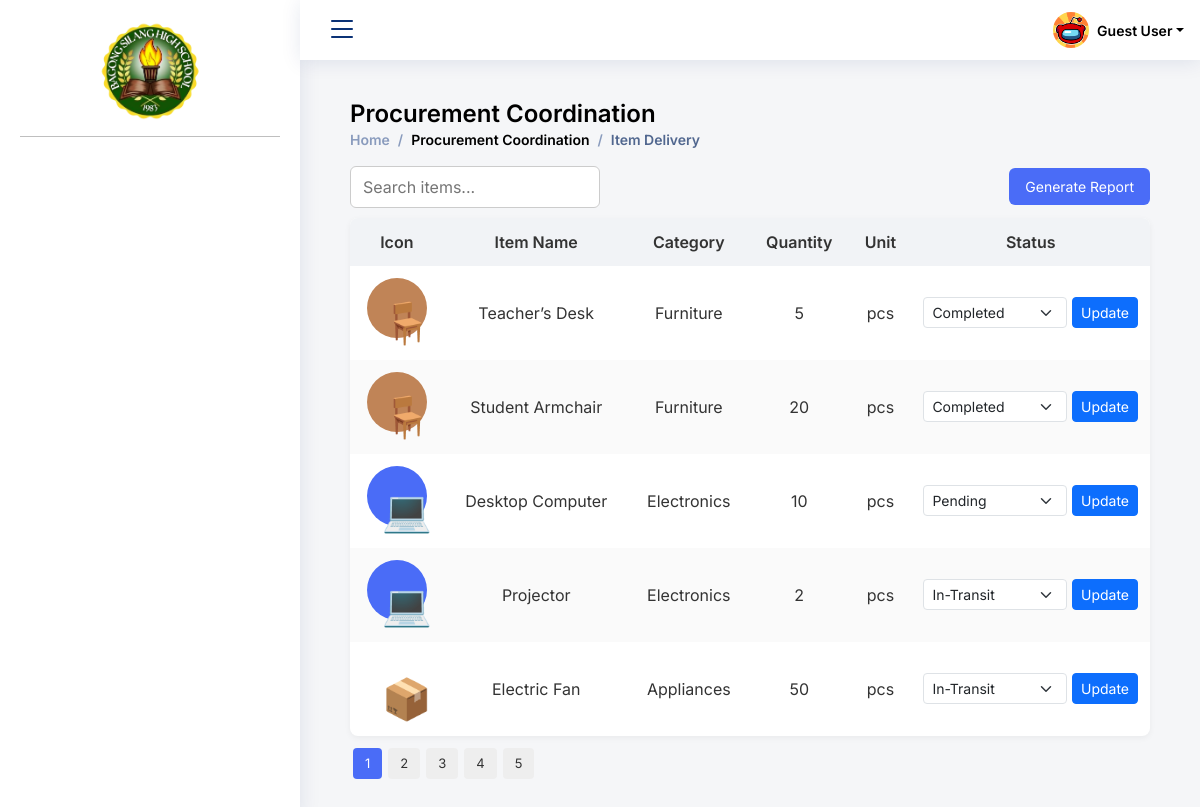
/User_Admin/Procurement/procurement.php, run on the app's committed database.
### tables this page shows
CREATE TABLE `bcp_sms4_procurement` (
  `procurement_id` int(11) NOT NULL,
  `item_id` int(11) NOT NULL,
  `quantity` int(11) NOT NULL,
  `request_date` date NOT NULL,
  `requested_by` varchar(100) NOT NULL,
  `approved_by` varchar(100) DEFAULT NULL,
  `expected_date` date DEFAULT NULL,
  `reason` text DEFAULT NULL,
  `status` enum('Pending','Approved','Rejected','Completed') DEFAULT 'Pending',
  `created_at` timestamp NOT NULL DEFAULT current_timestamp()
);

CREATE TABLE `bcp_sms4_items` (
  `item_id` int(11) NOT NULL,
  `item_name` varchar(100) NOT NULL,
  `category` varchar(50) NOT NULL,
  `item_type` enum('Asset','Consumable') NOT NULL,
  `unit` varchar(50) NOT NULL
);

### User_Admin/Procurement/procurement.php (the view, shortened to what this page needs)
<?php
include_once '../../connection.php';
$query = "SELECT
            p.procurement_id,
            i.item_name AS item,
            i.category,
            p.quantity AS qty,
            i.unit,
            p.status
          FROM bcp_sms4_procurement p
          JOIN bcp_sms4_items i ON p.item_id = i.item_id";
$result = $conn->query($query);
$deliveries = [];
if ($result && $result->num_rows > 0) {
    while ($row = $result->fetch_assoc()) {
        $icon = "📦";
        if (stripos($row['category'], 'electronics') !== false) $icon = "💻";
        elseif (stripos($row['category'], 'furniture') !== false) $icon = "🪑";
        elseif (stripos($row['category'], 'consumables') !== false) $icon = "🎨";
        elseif (stripos($row['category'], 'office') !== false) $icon = "✏️";
        elseif (stripos($row['category'], 'cleaning') !== false) $icon = "🧹";
        $deliveries[] = [
            "procurement_id" => $row['procurement_id'],
            "icon" => $icon,
            "item" => $row['item'],
            "category" => $row['category'],
            "qty" => $row['qty'],
            "unit" => $row['unit'],
            "status" => $row['status']
        ];
    }
}
?>
<!DOCTYPE html>
<html lang="en">
<head>
  <link href="../../assets/vendor/bootstrap/css/bootstrap.min.css" rel="stylesheet">
  <link href="../../assets/vendor/bootstrap-icons/bootstrap-icons.css" rel="stylesheet">
  <link href="../../assets/vendor/boxicons/css/boxicons.min.css" rel="stylesheet">
  <link href="../../assets/vendor/quill/quill.snow.css" rel="stylesheet">
  <link href="../../assets/vendor/quill/quill.bubble.css" rel="stylesheet">
  <link href="../../assets/vendor/remixicon/remixicon.css" rel="stylesheet">
  <link href="../../assets/vendor/simple-datatables/style.css" rel="stylesheet">
  <link href="../../assets/css/style.css" rel="stylesheet">
  <link href="../../assets/css/schedule_maintenance.css" rel="stylesheet">
  <link href="../../assets/css/procurement.css" rel="stylesheet">
</head>
    <body>
    <?php
        include "../../components/nav-bar.php";
    ?>
    <main id="main" class="main">
    <div class="pagetitle">
        <h1>Procurement Coordination</h1>
        <nav>
            <ol class="breadcrumb">
                <li class="breadcrumb-item"><a href="<?=BASE_URL?>User_Admin/dashboard.php">Home</a></li>
                <li class="breadcrumb-item">Procurement Coordination</li>
                <li class="breadcrumb-item active">Item Delivery</li>
            </ol>
        </nav>
    </div>
    <div class="controls">
        <input type="text" id="search" placeholder="Search items...">
        <div>
            <button onclick="generateReport()">Generate Report</button>
        </div>
    </div>
    <div id="tableView">
        <table id="deliveryTable">
            <thead>
                <tr>
                    <th data-col="icon">Icon</th>
                    <th data-col="item">Item Name</th>
                    <th data-col="category">Category</th>
                    <th data-col="qty">Quantity</th>
                    <th data-col="unit">Unit</th>
                    <th data-col="status">Status</th>
                </tr>
            </thead>
            <tbody>
                <?php if (!empty($deliveries)): ?>
                    <?php foreach ($deliveries as $d): ?>
                        <tr>
                            <td><span class="icon <?php echo strtolower($d['category']); ?>"><?php echo $d['icon']; ?></span></td>
                            <td><?php echo htmlspecialchars($d['item']); ?></td>
                            <td><?php echo htmlspecialchars($d['category']); ?></td>
                            <td><?php echo htmlspecialchars($d['qty']); ?></td>
                            <td><?php echo htmlspecialchars($d['unit']); ?></td>
                            <td>
                                <form method="POST" action="assign_tag.php" style="display:flex; align-items:center; gap:5px;">
                                    <select name="status" class="form-select form-select-sm">
                                        <option value="Pending"   <?php if($d['status']=="Pending") echo "selected"; ?>>Pending</option>
                                        <option value="Rejected"<?php if($d['status']=="Rejected") echo "selected"; ?>>In-Transit</option>
                                        <option value="Completed" <?php if($d['status']=="Completed") echo "selected"; ?>>Completed</option>
                                    </select>
                                    <button type="submit" class="btn btn-sm btn-primary">Update</button>
                                </form>
                            </td>
                        </tr>
                    <?php endforeach; ?>
                <?php else: ?>
                    <tr><td colspan="7">No deliveries found.</td></tr>
                <?php endif; ?>
            </tbody>
        </table>
        <div class="pagination" id="pagination"></div>
    </div>
</main>
  </body>
</html>

### assets/css/style.css (style rules this page uses)
:root { scroll-behavior: smooth; }
body { font-family: "Inter", sans-serif; background: #f6f9ff; color: #444444; }
a { color: #4154f1; text-decoration: none; }
h1, h2, h3, h4, h5, h6 { font-family: "Inter", sans-serif; }
#main { margin-top: 60px; padding: 20px 30px; transition: all 0.3s; }
.pagetitle { margin-bottom: 10px; }
.pagetitle h1 { font-size: 24px; margin-bottom: 0; font-weight: 600; color: #000000; }
.breadcrumb { font-size: 14px; font-family: "Inter", sans-serif; color: #000000; font-weight: 600; }
.breadcrumb a { color: #899bbd; transition: 0.3s; }
.breadcrumb .breadcrumb-item::before { color: #899bbd; }
.breadcrumb .active { color: #51678f; font-weight: 600; }
@media (min-width: 1200px) { #main, #footer, #header { margin-left: 300px; } }

### assets/css/schedule_maintenance.css (style rules this page uses)
html, body { margin: 0; padding: 0; font-family: "Inter", sans-serif; background: #f4f6f9; }

### assets/css/procurement.css (style rules this page uses)
body { font-family: 'Inter', sans-serif; padding: 20px; background: #f5f6f8; color: #333; }
.icon { width: 60px; height: 60px; display: flex; justify-content: center; align-items: center; border-radius: 50%; font-size: 30px; margin: 0 auto 10px auto; color: white; }
.controls { display: flex; justify-content: space-between; align-items: center; margin-bottom: 10px; }
input[type="text"] { padding: 8px 12px; border-radius: 6px; border: 1px solid #ccc; width: 250px; }
button { padding: 8px 16px; border: none; border-radius: 6px; background: #4a6cf7; color: white; font-size: 14px; cursor: pointer; transition: background 0.2s ease; }
table { width: 100%; border-collapse: collapse; background: #fff; border-radius: 8px; overflow: hidden; box-shadow: 0 2px 6px rgba(0, 0, 0, 0.05); }
th, td { padding: 12px; text-align: center; }
th { background: #f1f3f6; cursor: pointer; font-weight: 600; }
tr:nth-child(even) { background: #fafafa; }
.pagination { margin-top: 12px; text-align: center; }
.icon { font-size: 40px; margin-bottom: 10px; display: inline-block; padding: 15px; border-radius: 50%; color: white; }
.electronics { background: #4a6cf7; }
.furniture { background: #c08457; }

### data on the page
bcp_sms4_procurement: icon "🪑", item.item_name "Teacher’s Desk", item.category "Furniture", quantity "5", item.unit "pcs", status "Completed"
bcp_sms4_procurement: icon "🪑", item.item_name "Student Armchair", item.category "Furniture", quantity "20", item.unit "pcs", status "Completed"
bcp_sms4_procurement: icon "💻", item.item_name "Desktop Computer", item.category "Electronics", quantity "10", item.unit "pcs", status "Pending"
bcp_sms4_procurement: icon "💻", item.item_name "Projector", item.category "Electronics", quantity "2", item.unit "pcs", status "In-Transit"
bcp_sms4_procurement: icon "📦", item.item_name "Electric Fan", item.category "Appliances", quantity "50", item.unit "pcs", status "In-Transit"

### other printed values
$userFullname "Guest User"
